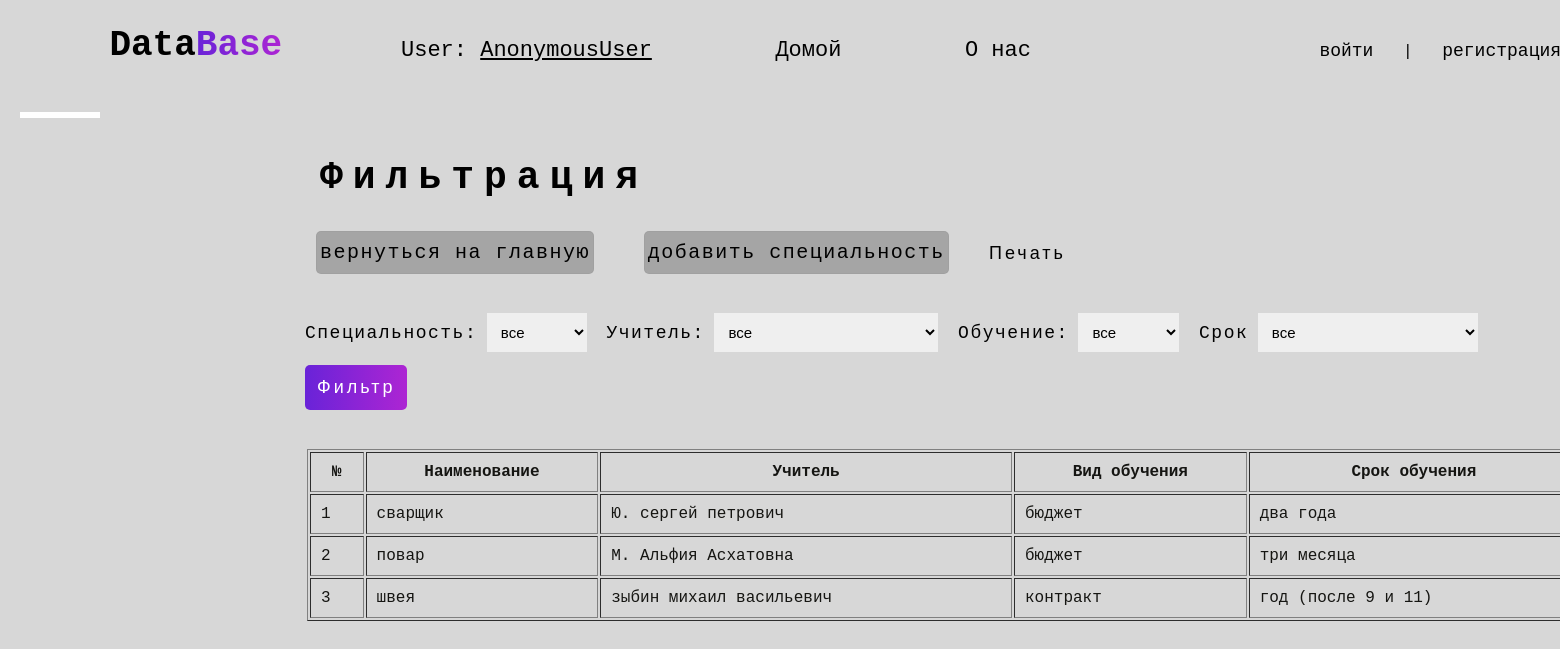
/db/speciality/filter/, run on the app's committed database.
### student_db/models.py (models this page shows, shortened)
class Speciality(models.Model):
    name = models.CharField(max_length=100)
    teacher = models.ForeignKey(Teacher, on_delete=models.CASCADE, null=True)
    course = models.CharField(max_length=50, choices=[("два года", "два года"),
                                                      ("три месяца", "три месяца"),
                                                      ("год (после 9)", "год (после 9)"),
                                                      ("год (после 9 и 11)", "год (после 9 и 11)")],
                              unique=True, null=True)
    education_form = models.CharField(max_length=50, choices=[('контракт', 'контракт'), ('бюджет', 'бюджет')])
    for_edu = models.CharField(max_length=10, choices=[('9', '9'), ('11', '11'), ('9 и 11', '9 и 11')], null=True)

class Teacher(models.Model):
    name = models.CharField(max_length=50)
    middle_name = models.CharField(max_length=50)
    last_name = models.CharField(max_length=50)
    phone = models.CharField(max_length=20)
    subject = models.CharField(max_length=50)
    work = models.CharField(max_length=50, choices=[('мастер', "мастер"), ("учитель", "учитель")], null=True)
    def __str__(self):
        return self.middle_name +' '+ self.name +' '+ self.last_name

### student_db/views.py (the view, shortened to what this page needs)
# urls.py: path('speciality/filter/', views.speciality_filter, name='speciality_filter'),
def speciality_filter(request):
    specialities = Speciality.objects.all()
    teachers = Teacher.objects.all()
    return render(request, 'speciality/speciality_filter.html', {'specialities': specialities, 'teachers': teachers})

### student_db/templates/speciality/speciality_filter.html (shortened to what this page needs)
{% extends 'db.html' %}
{% load static %}
{% block content %}
<link rel="stylesheet" href="{% static 'css/filter.css' %}">
<main class="main">
    <div class="func">
       <h1>Фильтрация</h1>
        <div class="btn">
            <a class="button" href="{% url 'student:speciality_list' %}">вернуться на главную</a>
            <a class="button" href="{% url 'student:create_speciality' %}">добавить специальность</a>
            <button class="print" style="left: 660px;" id="printButton">Печать</button>
        </div>
        <form class="filter" method="POST">
            <label for="speciality">Специальность:</label>
            <select name="speciality" id="speciality">
                <option value="">все</option>
            </select>
            <label for="teacher">Учитель:</label>
            <select name="teacher" id="teacher">
                <option value="">все</option>
            </select>
            <label for="education_form">Обучение:</label>
            <select id="education_form" name="education_form">
                <option value="">все</option>
            </select>
            <label for="course">Срок</label>
            <select id="course" name="course">
                <option value="">все</option>
            </select>
            <br>
            <button type="submit">Фильтр</button>
        </form>
    </div>
{% if specialities %}
   <table border="1">
       <tr>
           <th>№</th>
           <th>Наименование</th>
           <th>Учитель</th>
           <th>Вид обучения</th>
           <th>Срок обучения</th>
       </tr>
       {% for speciality in specialities %}
           <tr>
               <td>{{ forloop.counter }}</td>
               <td>{{ speciality.name }}</td>
               <td>{{ speciality.teacher }}</td>
               <td>{{ speciality.education_form }}</td>
               <td>{{ speciality.course }}</td>
           </tr>
       {% endfor %}
   </table>
{% else %}
   <div class="message"><p>Нет данных, удовлетворяющих заданным критериям!</p></div>
{% endif %}
</main>
{% endblock %}

### static/css/db.css (style rules this page uses)
* { margin: 0; padding: 0; box-sizing: border-box; }
body { background: #000; color: white; font-family: 'Courier New', monospace; }

### static/css/filter.css (style rules this page uses)
* { margin: 0; padding: 0; box-sizing: border-box; }
body { background: #d7d7d7; color: black; font-family: 'Courier New', monospace; }
body { margin: 0; padding: 0; box-sizing: border-box; }
.main { position: relative; width: 1500px; height: 90%; left: 213px; top: 16px; }
.main h1 { position: absolute; font-size: 38px; font-weight: 700; letter-spacing: 10px; padding-left: 15px; }
.func { position: relative; width: 1317px; height: 235px; top: 20px; right: 178px; }
.btn { width: 1300px; height: 148px; }
.btn .button { border: 1px solid #9f9f9fe0; padding: 9px 3px; border-radius: 5px; background: #9f9f9fe0; display: inline-block; position: relative; top: 55px; left: -9px; text-align: center; font-size: 20px; }
.btn a { margin: 20px ; color: black; font-size: 18px; font-weight: 400; letter-spacing: 1.5px; align-items: center; text-decoration: none; }
.func .print { position: absolute; display: block; left: 608px; transition-duration: .5s; top: 77px; }
.func button { background: transparent; border: none; padding: 10px 24px; font-size: 18px; font-weight: 500; letter-spacing: 3px; border-radius: 5px; transition-duration: .5s; }
.func .filter { width: 1376px; height: 107px; position: absolute; display: block; top: 157px; }
.filter label { color: #000; font-size: 18px; font-weight: 400; letter-spacing: 1.5px; }
.func .filter select, .func .filter select option { margin-right: 10px; font-size: 15px; outline: none; border: none; padding: 10px; }
.func .filter button { font-size: 18px; border: none; padding: 12px; margin: 13px 0 10px 0; border-radius: 5px; background: linear-gradient(90deg, #6923d8, #ad25d3); color: #fff; transition-duration: .5s; }
.main table { margin: 0 auto; width: 85%; position: absolute; top: 313px; left: -176px; }
.main table th, tr, td { padding: 10px; color: #151512; }

### data on the page
Speciality: name "сварщик", teacher "Ю. сергей петрович", education_form "бюджет", course "два года"
Speciality: name "повар", teacher "М. Альфия Асхатовна", education_form "бюджет", course "три месяца"
Speciality: name "швея", teacher "зыбин михаил васильевич", education_form "контракт", course "год (после 9 и 11)"

### other printed values
{{ user }} "AnonymousUser"
